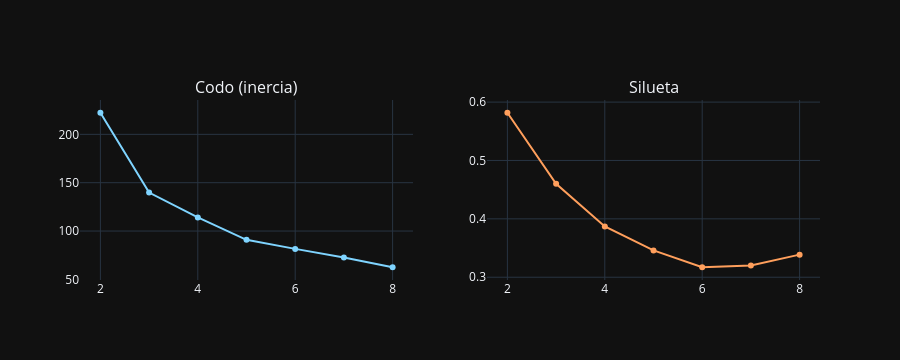

The cell this chart's notebook holds for it:
### Markdown cell above
### 🧠 Por qué K-Means y cómo elegir *k*

**K-Means** agrupa minimizando la distancia de cada punto a su centroide. Es rápido e interpretable, ideal como primer mapeo de la estructura.

Como *k* (cantidad de grupos) no se conoce de antemano, lo elegimos con dos criterios:
- **Método del codo (inercia)**: se busca el quiebre donde sumar clusters deja de reducir mucho la inercia.
- **Coeficiente de silueta**: mide cohesión vs. separación; elegimos el *k* que lo maximiza.

**Qué pasó al ejecutar**: la silueta es **máxima en k=2 (0.582)** y cae de forma monótona al sumar grupos (**k=3 -> 0.46**, k=4 -> 0.39, k=5 -> 0.35). La inercia también baja con fuerza de k=2 (222) a k=3 (140) y luego se aplana. El criterio de silueta es contundente: **se elige k=2**. Es un resultado conocido en Iris -- *setosa* se separa nítidamente, mientras *versicolor* y *virginica* se solapan tanto que K-Means prefiere fusionarlas en un solo grupo antes que partirlas.

### Code cell
# 4 · K-Means: elegir k con el codo (inercia) y la silueta
from sklearn.cluster import KMeans
from sklearn.metrics import silhouette_score
ks = list(range(2, 9)); inertias = []; sils = []
for k in ks:
    km = KMeans(n_clusters=k, random_state=SEED, n_init=10).fit(Xp)
    inertias.append(km.inertia_); sils.append(silhouette_score(Xp, km.labels_))
fig = sp.make_subplots(rows=1, cols=2, subplot_titles=('Codo (inercia)', 'Silueta'))
fig.add_trace(go.Scatter(x=ks, y=inertias, mode='lines+markers', line=dict(color=PRIMARY)), row=1, col=1)
fig.add_trace(go.Scatter(x=ks, y=sils, mode='lines+markers', line=dict(color=ACCENT)), row=1, col=2)
fig.update_layout(height=360, showlegend=False, template='plotly_dark'); fig.show()
best_k = ks[int(np.argmax(sils))]
print('k elegido por silueta:', best_k)
km = KMeans(n_clusters=best_k, random_state=SEED, n_init=10).fit(Xp)
df['cluster'] = km.labels_

### Figure 1 — Plotly figure (JSON) as saved in the notebook; plotly's stock layout.template omitted (floating-point values rounded to 4 significant figures)
{"data": [{"line": {"color": "#7fd4ff"}, "mode": "lines+markers", "type": "scatter", "x": [2, 3, 4, 5, 6, 7, 8], "xaxis": "x", "y": [222.4, 139.8, 114.1, 90.93, 81.54, 72.63, 62.54], "yaxis": "y"}, {"line": {"color": "#ff9f5c"}, "mode": "lines+markers", "type": "scatter", "x": [2, 3, 4, 5, 6, 7, 8], "xaxis": "x2", "y": [0.5818, 0.4599, 0.3869, 0.3459, 0.3171, 0.3202, 0.3387], "yaxis": "y2"}], "layout": {"annotations": [{"font": {"size": 16}, "showarrow": false, "text": "Codo (inercia)", "x": 0.225, "xanchor": "center", "xref": "paper", "y": 1.0, "yanchor": "bottom", "yref": "paper"}, {"font": {"size": 16}, "showarrow": false, "text": "Silueta", "x": 0.775, "xanchor": "center", "xref": "paper", "y": 1.0, "yanchor": "bottom", "yref": "paper"}], "height": 360, "showlegend": false, "xaxis": {"anchor": "y", "domain": [0.0, 0.45]}, "xaxis2": {"anchor": "y2", "domain": [0.55, 1.0]}, "yaxis": {"anchor": "x", "domain": [0.0, 1.0]}, "yaxis2": {"anchor": "x2", "domain": [0.0, 1.0]}}}
